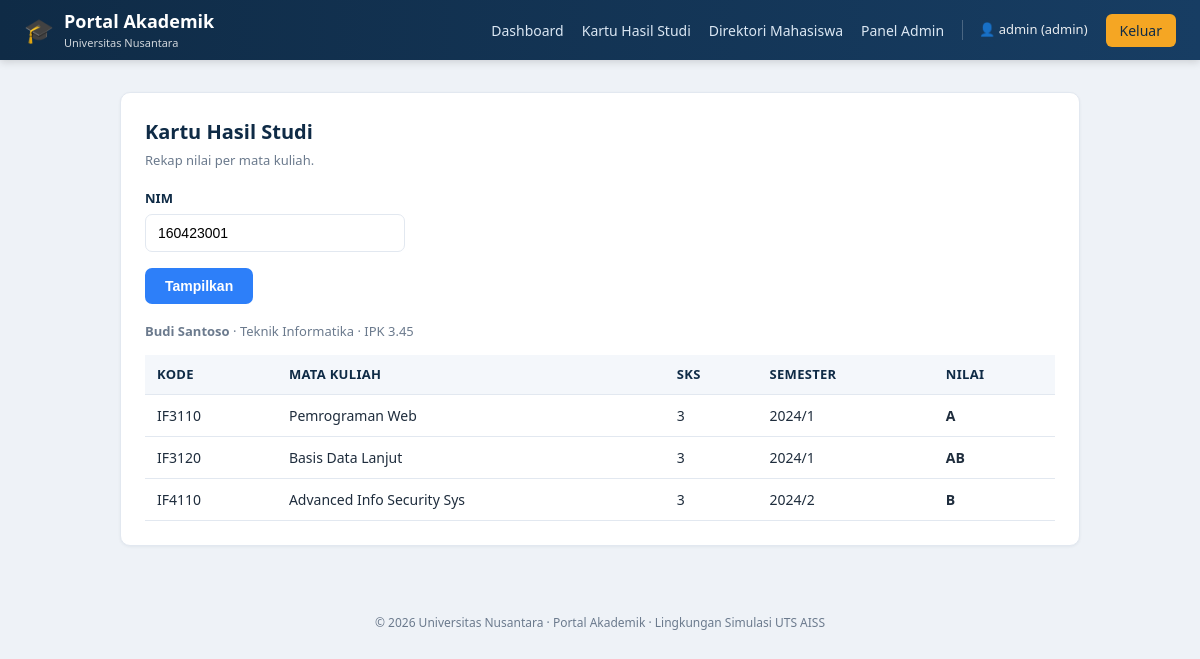
/app/nilai.php?nim=160423001 (signed in), run on the app's committed database.
### tables this page shows
CREATE TABLE IF NOT EXISTS mahasiswa (
    nim       VARCHAR(15) PRIMARY KEY,
    nama      VARCHAR(100) NOT NULL,
    prodi     VARCHAR(60)  NOT NULL,
    angkatan  YEAR         NOT NULL,
    email     VARCHAR(100) NOT NULL,
    ipk       DECIMAL(3,2) NOT NULL DEFAULT 0.00,
     
    no_telp   VARCHAR(20)  NULL,
    alamat    VARCHAR(200) NULL
);

CREATE TABLE IF NOT EXISTS nilai (
    id          INT AUTO_INCREMENT PRIMARY KEY,
    nim         VARCHAR(15) NOT NULL,
    kode_mk     VARCHAR(10) NOT NULL,
    nama_mk     VARCHAR(100) NOT NULL,
    sks         TINYINT      NOT NULL,
    semester    VARCHAR(10)  NOT NULL,
    nilai_huruf CHAR(2)      NOT NULL,
    FOREIGN KEY (nim) REFERENCES mahasiswa(nim)
);

### app/nilai.php (the view, shortened to what this page needs)
<?php
require __DIR__ . '/db.php';
require __DIR__ . '/header.php';
$nim = $_GET['nim'] ?? ($_SESSION['nim'] ?? '');
$safe = mysqli_real_escape_string($conn, $nim);
$mhs  = mysqli_fetch_assoc(mysqli_query($conn, "SELECT * FROM mahasiswa WHERE nim='$safe'"));
$rows = mysqli_query($conn, "SELECT * FROM nilai WHERE nim='$safe' ORDER BY semester");
?>
<div class="card">
  <h2>Kartu Hasil Studi</h2>
  <p class="sub">Rekap nilai per mata kuliah.</p>
  <form method="get" action="/nilai.php" style="margin-bottom:18px">
    <div class="form-group" style="max-width:260px">
      <label>NIM</label>
      <input type="text" name="nim" value="<?= htmlspecialchars($nim) ?>">
    </div>
    <button class="btn" type="submit">Tampilkan</button>
  </form>
  <?php if ($mhs): ?>
    <p class="muted"><strong><?= htmlspecialchars($mhs['nama']) ?></strong>
       · <?= htmlspecialchars($mhs['prodi']) ?> · IPK <?= htmlspecialchars($mhs['ipk']) ?></p>
    <table>
      <thead><tr><th>Kode</th><th>Mata Kuliah</th><th>SKS</th><th>Semester</th><th>Nilai</th></tr></thead>
      <tbody>
      <?php while ($r = mysqli_fetch_assoc($rows)): ?>
        <tr>
          <td><?= htmlspecialchars($r['kode_mk']) ?></td>
          <td><?= htmlspecialchars($r['nama_mk']) ?></td>
          <td><?= htmlspecialchars($r['sks']) ?></td>
          <td><?= htmlspecialchars($r['semester']) ?></td>
          <td><strong><?= htmlspecialchars($r['nilai_huruf']) ?></strong></td>
        </tr>
      <?php endwhile; ?>
      </tbody>
    </table>
  <?php else: ?>
    <div class="alert alert-info">Data untuk NIM tersebut tidak ditemukan.</div>
  <?php endif; ?>
</div>
<?php require __DIR__ . '/footer.php'; ?>

### app/style.css (style rules this page uses)
:root { --navy:#0f2b46; --navy2:#173d63; --accent:#f5a623; --accent2:#2d7ff9; --bg:#eef2f7; --card:#ffffff; --text:#1f2d3d; --muted:#6b7a8d; --ok:#1e9e6a; --bad:#d0342c; --line:#e2e8f0; }
* { box-sizing:border-box }
body { margin:0;font-family:"Segoe UI",Roboto,Helvetica,Arial,sans-serif; background:var(--bg);color:var(--text);line-height:1.5 }
.card { background:var(--card);border:1px solid var(--line);border-radius:10px; padding:24px;margin-bottom:22px;box-shadow:0 1px 3px rgba(15,43,70,.06) }
.card h2 { margin:0 0 4px;font-size:20px;color:var(--navy) }
.card .sub { color:var(--muted);font-size:13px;margin:0 0 18px }
.form-group { margin-bottom:16px }
.form-group label { display:block;font-size:13px;font-weight:600;margin-bottom:6px;color:var(--navy) }
input[type=text],input[type=password],input[type=search] { width:100%;padding:10px 12px;border:1px solid var(--line);border-radius:7px;font-size:14px }
.btn { display:inline-block;background:var(--accent2);color:#fff;border:none; padding:10px 20px;border-radius:7px;font-size:14px;font-weight:600;cursor:pointer }
table { width:100%;border-collapse:collapse;font-size:14px }
th,td { text-align:left;padding:10px 12px;border-bottom:1px solid var(--line) }
th { background:#f4f7fb;color:var(--navy);font-weight:600;font-size:13px;text-transform:uppercase;letter-spacing:.3px }
.muted { color:var(--muted);font-size:13px }

### data on the page
mahasiswa: nama "Budi Santoso", prodi "Teknik Informatika", ipk "3.45"
nilai: kode_mk "IF3110", nama_mk "Pemrograman Web", sks "3", semester "2024/1", nilai_huruf "A"
nilai: kode_mk "IF3120", nama_mk "Basis Data Lanjut", sks "3", semester "2024/1", nilai_huruf "AB"
nilai: kode_mk "IF4110", nama_mk "Advanced Info Security Sys", sks "3", semester "2024/2", nilai_huruf "B"

### other printed values
$username "admin"
$role "admin"
